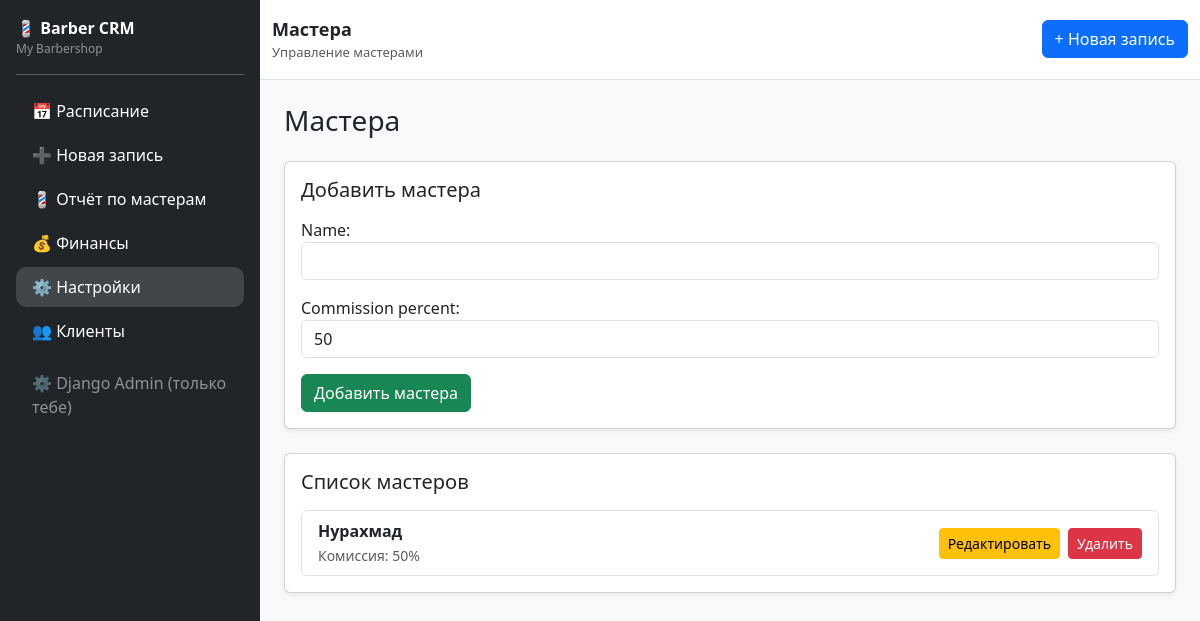
Screenshot of /settings/barbers/ (signed in) with the database file from the repository.
### core/models.py (models this page shows, shortened)
class TimestampedModel(models.Model):
    created_at = models.DateTimeField(auto_now_add=True)
    updated_at = models.DateTimeField(auto_now=True)
    class Meta:
        abstract = True

class Shop(TimestampedModel):
    owner = models.OneToOneField(
        User,
        on_delete=models.CASCADE,
        related_name="shop"
    )
    name = models.CharField(max_length=120)
    city = models.CharField(max_length=80, blank=True)
    phone = models.CharField(max_length=30, blank=True)

class Barber(TimestampedModel):
    shop = models.ForeignKey(
        Shop,
        on_delete=models.CASCADE,
        related_name="barbers"
    )
    name = models.CharField(max_length=120)
    phone = models.CharField(max_length=30, blank=True)
    is_active = models.BooleanField(default=True)
    commission_percent = models.PositiveSmallIntegerField(default=50)

### core/views.py (the view)
# urls.py: path("settings/barbers/", barbers_settings, name="barbers_settings"),
@login_required
def barbers_settings(request):
    shop = request.user.shop
    barbers = Barber.objects.filter(shop=shop)
    if request.method == "POST":
        form = BarberForm(request.POST)
        if form.is_valid():
            barber = form.save(commit=False)
            barber.shop = shop
            barber.save()
            return redirect("barbers_settings")
    else:
        form = BarberForm()
    return render(request, "settings_barbers.html", {
        "barbers": barbers,
        "form": form
    })

### core/forms.py
class BarberForm(forms.ModelForm):
    class Meta:
        model = Barber
        fields = ["name", "commission_percent"]
        widgets = {
            "name": forms.TextInput(attrs={"class": "form-control"}),
            "commission_percent": forms.NumberInput(attrs={"class": "form-control"}),
        }

### core/context_processors.py (called while the page is built)
def current_shop(request):
    return {"current_shop": Shop.objects.first()}

### core/templates/settings_barbers.html (shortened to what this page needs)
{% extends "base.html" %}
{% block page_title %}
Мастера
{% endblock %}
{% block page_subtitle %}
Управление мастерами
{% endblock %}
{% block content %}
<div class="d-flex justify-content-between align-items-center mb-4">
    <h3 class="m-0">Мастера</h3>
</div>
<div class="card mb-4 shadow-sm">
<div class="card-body">
<h5 class="mb-3">Добавить мастера</h5>
<form method="POST">
{{ form.as_p }}
<button class="btn btn-success">
Добавить мастера
</button>
</form>
</div>
</div>
<div class="card shadow-sm">
<div class="card-body">
<h5 class="mb-3">Список мастеров</h5>
<ul class="list-group">
{% for barber in barbers %}
<li class="list-group-item d-flex justify-content-between align-items-center">
<div>
<strong>{{ barber.name }}</strong><br>
<small class="text-muted">
Комиссия: {{ barber.commission_percent }}%
</small>
</div>
<div class="d-flex gap-2">
<button
class="btn btn-sm btn-warning edit-barber-btn"
data-id="{{ barber.id }}"
data-name="{{ barber.name }}"
data-commission="{{ barber.commission_percent }}">
Редактировать
</button>
<a href="{% url 'delete_barber' barber.id %}"
class="btn btn-sm btn-danger"
onclick="return confirm('Удалить мастера?');">
Удалить
</a>
</div>
</li>
{% empty %}
<li class="list-group-item text-muted">
Нет мастеров
</li>
{% endfor %}
</ul>
</div>
</div>
{% endblock %}

### core/templates/base.html (shortened to what this page needs)
<!DOCTYPE html>
<html>
<head>
    <link href="https://cdn.jsdelivr.net/npm/bootstrap@5.3.2/dist/css/bootstrap.min.css" rel="stylesheet">
</head>
<body>
<div class="d-flex">
    <div class="bg-dark text-white p-3 sidebar">
        <div class="d-flex align-items-center justify-content-between">
            <div>
                <div class="fw-bold">💈 Barber CRM</div>
                <div class="text-white-50" style="font-size: 12px;">
                    {% if current_shop %}{{ current_shop.name }}{% else %}CRM{% endif %}
                </div>
            </div>
        </div>
        <hr>
        <ul class="nav flex-column gap-1">
            <li class="nav-item">
                <a class="nav-link text-white {% if request.path == '/today/' %}active{% endif %}"
                   href="{% url 'today_schedule' %}">
                    📅 Расписание
                </a>
            </li>
            <li class="nav-item">
                <a class="nav-link text-white {% if request.path == '/create/' %}active{% endif %}"
                   href="{% url 'create_appointment' %}">
                    ➕ Новая запись
                </a>
            </li>
            <li class="nav-item">
                <a class="nav-link text-white {% if request.path == '/barbers/' %}active{% endif %}"
                   href="{% url 'barber_report' %}">
                    💈 Отчёт по мастерам
                </a>
            </li>
            <li class="nav-item">
                <a class="nav-link text-white {% if request.path == '/finance/' %}active{% endif %}"
                   href="{% url 'finance_dashboard' %}">
                    💰 Финансы
                </a>
            </li>
            <li class="nav-item">
                <a class="nav-link text-white {% if '/settings/' in request.path %}active{% endif %}"
                  href="{% url 'settings_dashboard' %}">
                    ⚙ Настройки
                </a>
            </li>
            <li class="nav-item">
                <a class="nav-link text-white {% if '/clients/' in request.path %}active{% endif %}"
                    href="{% url 'clients_list' %}">
                    👥 Клиенты
                </a>
            </li>
            <li class="nav-item mt-2">
                <a class="nav-link text-white-50" href="/admin/">
                    ⚙ Django Admin (только тебе)
                </a>
            </li>
        </ul>
    </div>
    <div class="flex-fill bg-light">
        <div class="bg-white border-bottom">
            <div class="container-fluid py-3 d-flex justify-content-between align-items-center">
                <div>
                    <div class="fw-semibold" style="font-size: 18px;">
                        {% block page_title %}Панель{% endblock %}
                    </div>
                    <div class="text-muted" style="font-size: 13px;">
                        {% block page_subtitle %}{% endblock %}
                    </div>
                </div>
                <div class="d-flex gap-2">
                    <a class="btn btn-primary" href="{% url 'create_appointment' %}">+ Новая запись</a>
                </div>
            </div>
        </div>
        <div class="container-fluid p-4">
            {% block content %}{% endblock %}
        </div>
    </div>
</div>
</body>
</html>

### core/templates/base.html (style rules this page uses)
.sidebar { width: 260px; min-height: 100vh; }
.nav-link.active { background: rgba(255,255,255,.15); border-radius: 10px; }

### rows the page displays
Shop: name "My Barbershop"
Barber: name "Нурахмад", commission_percent "50"
